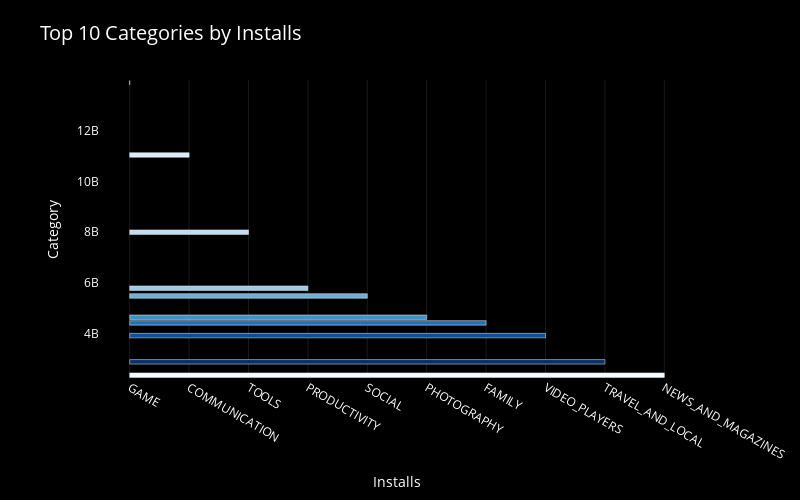

This figure's notebook cell:
### Code cell
fig.update_layout(
    plot_bgcolor='black',
    paper_bgcolor='black',
    font_color='white',
    title_font={'size': 20},
    xaxis=dict(
        title_font={'size': 14},
        tickfont={'size': 12},
        gridcolor='rgba(255, 255, 255, 0.1)'),
    yaxis=dict(
        title_font={'size': 14},
        tickfont={'size': 12}),
    margin=dict(l=100, r=50, t=80, b=50),
    showlegend=False)

### Figure 1 — Plotly figure (JSON) as saved in the notebook; plotly's stock layout.template omitted (floating-point values rounded to 4 significant figures)
{"data": [{"hovertemplate": "color=GAME<br>Installs=%{x}<br>Category=%{y}<extra></extra>", "legendgroup": "GAME", "marker": {"color": "rgb(247,251,255)", "pattern": {"shape": ""}}, "name": "GAME", "orientation": "h", "showlegend": true, "textposition": "auto", "type": "bar", "x": ["GAME"], "xaxis": "x", "y": [13878762717], "yaxis": "y"}, {"hovertemplate": "color=COMMUNICATION<br>Installs=%{x}<br>Category=%{y}<extra></extra>", "legendgroup": "COMMUNICATION", "marker": {"color": "rgb(222,235,247)", "pattern": {"shape": ""}}, "name": "COMMUNICATION", "orientation": "h", "showlegend": true, "textposition": "auto", "type": "bar", "x": ["COMMUNICATION"], "xaxis": "x", "y": [11038241530], "yaxis": "y"}, {"hovertemplate": "color=TOOLS<br>Installs=%{x}<br>Category=%{y}<extra></extra>", "legendgroup": "TOOLS", "marker": {"color": "rgb(198,219,239)", "pattern": {"shape": ""}}, "name": "TOOLS", "orientation": "h", "showlegend": true, "textposition": "auto", "type": "bar", "x": ["TOOLS"], "xaxis": "x", "y": [7999724500], "yaxis": "y"}, {"hovertemplate": "color=PRODUCTIVITY<br>Installs=%{x}<br>Category=%{y}<extra></extra>", "legendgroup": "PRODUCTIVITY", "marker": {"color": "rgb(158,202,225)", "pattern": {"shape": ""}}, "name": "PRODUCTIVITY", "orientation": "h", "showlegend": true, "textposition": "auto", "type": "bar", "x": ["PRODUCTIVITY"], "xaxis": "x", "y": [5793070180], "yaxis": "y"}, {"hovertemplate": "color=SOCIAL<br>Installs=%{x}<br>Category=%{y}<extra></extra>", "legendgroup": "SOCIAL", "marker": {"color": "rgb(107,174,214)", "pattern": {"shape": ""}}, "name": "SOCIAL", "orientation": "h", "showlegend": true, "textposition": "auto", "type": "bar", "x": ["SOCIAL"], "xaxis": "x", "y": [5487841475], "yaxis": "y"}, {"hovertemplate": "color=PHOTOGRAPHY<br>Installs=%{x}<br>Category=%{y}<extra></extra>", "legendgroup": "PHOTOGRAPHY", "marker": {"color": "rgb(66,146,198)", "pattern": {"shape": ""}}, "name": "PHOTOGRAPHY", "orientation": "h", "showlegend": true, "textposition": "auto", "type": "bar", "x": ["PHOTOGRAPHY"], "xaxis": "x", "y": [4649143130], "yaxis": "y"}, {"hovertemplate": "color=FAMILY<br>Installs=%{x}<br>Category=%{y}<extra></extra>", "legendgroup": "FAMILY", "marker": {"color": "rgb(33,113,181)", "pattern": {"shape": ""}}, "name": "FAMILY", "orientation": "h", "showlegend": true, "textposition": "auto", "type": "bar", "x": ["FAMILY"], "xaxis": "x", "y": [4427479590], "yaxis": "y"}, {"hovertemplate": "color=VIDEO_PLAYERS<br>Installs=%{x}<br>Category=%{y}<extra></extra>", "legendgroup": "VIDEO_PLAYERS", "marker": {"color": "rgb(8,81,156)", "pattern": {"shape": ""}}, "name": "VIDEO_PLAYERS", "orientation": "h", "showlegend": true, "textposition": "auto", "type": "bar", "x": ["VIDEO_PLAYERS"], "xaxis": "x", "y": [3926797200], "yaxis": "y"}, {"hovertemplate": "color=TRAVEL_AND_LOCAL<br>Installs=%{x}<br>Category=%{y}<extra></extra>", "legendgroup": "TRAVEL_AND_LOCAL", "marker": {"color": "rgb(8,48,107)", "pattern": {"shape": ""}}, "name": "TRAVEL_AND_LOCAL", "orientation": "h", "showlegend": true, "textposition": "auto", "type": "bar", "x": ["TRAVEL_AND_LOCAL"], "xaxis": "x", "y": [2894859300], "yaxis": "y"}, {"hovertemplate": "color=NEWS_AND_MAGAZINES<br>Installs=%{x}<br>Category=%{y}<extra></extra>", "legendgroup": "NEWS_AND_MAGAZINES", "marker": {"color": "rgb(247,251,255)", "pattern": {"shape": ""}}, "name": "NEWS_AND_MAGAZINES", "orientation": "h", "showlegend": true, "textposition": "auto", "type": "bar", "x": ["NEWS_AND_MAGAZINES"], "xaxis": "x", "y": [2369110650], "yaxis": "y"}], "layout": {"barmode": "relative", "font": {"color": "white"}, "height": 500, "legend": {"title": {"text": "color"}, "tracegroupgap": 0}, "margin": {"b": 50, "l": 100, "r": 50, "t": 80}, "paper_bgcolor": "black", "plot_bgcolor": "black", "showlegend": false, "title": {"font": {"size": 20}, "text": "Top 10 Categories by Installs"}, "width": 800, "xaxis": {"anchor": "y", "domain": [0, 1], "gridcolor": "rgba(255, 255, 255, 0.1)", "tickfont": {"size": 12}, "title": {"font": {"size": 14}, "text": "Installs"}}, "yaxis": {"anchor": "x", "domain": [0, 1], "tickfont": {"size": 12}, "title": {"font": {"size": 14}, "text": "Category"}}}}
